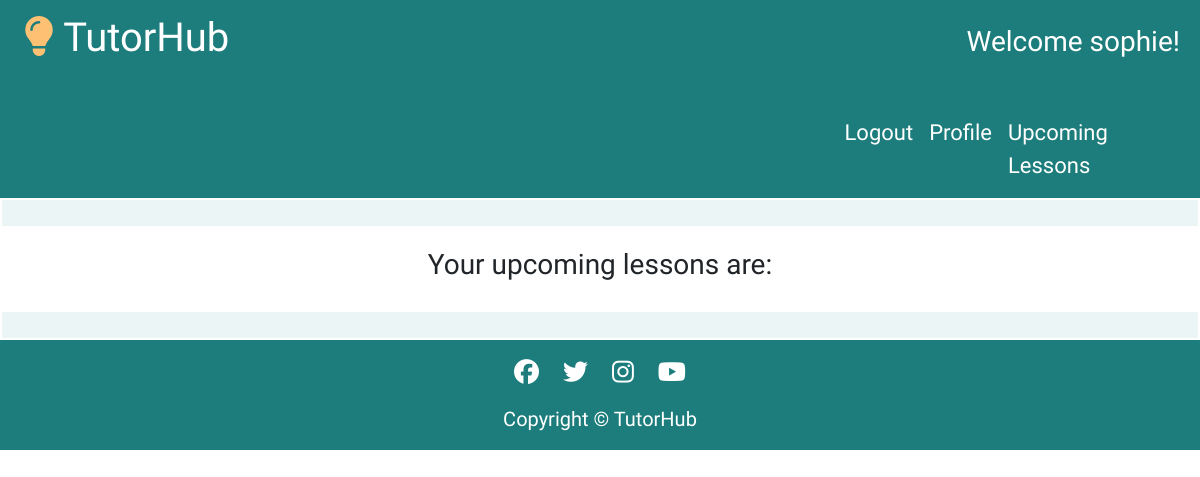
The page /profile/upcoming_lessons/ (signed in) on the database as committed earlier.
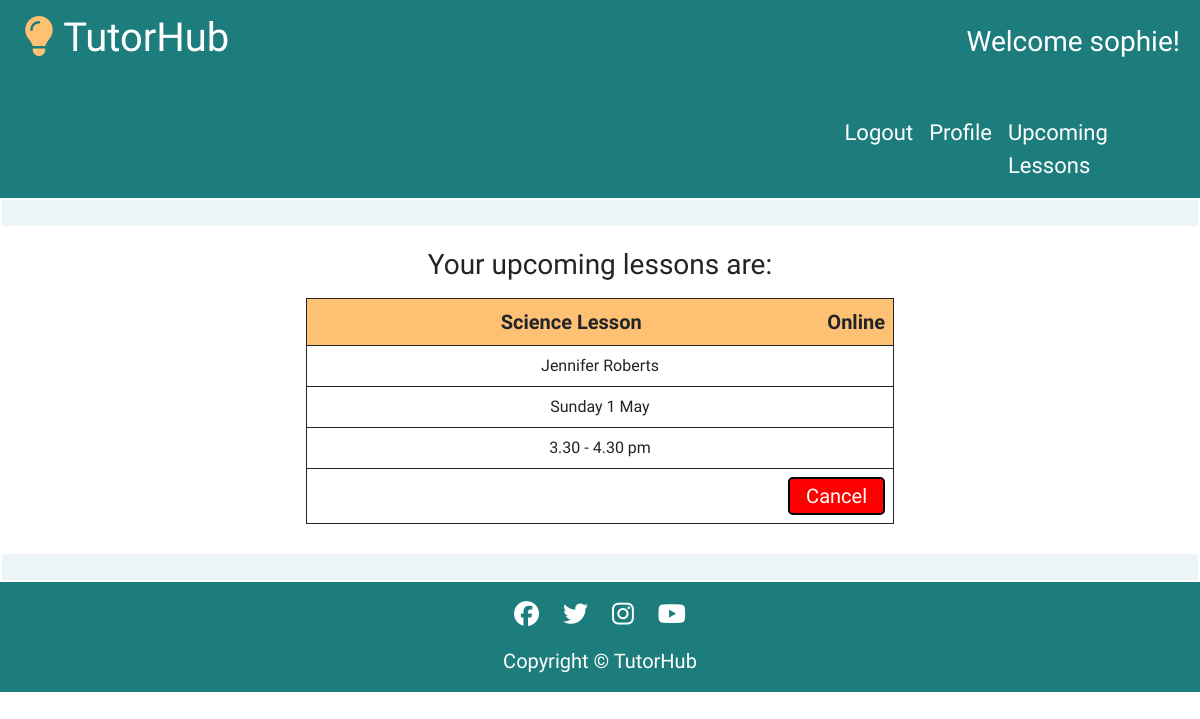
The same page on the database as committed later.
### tutorprofile/models.py (models this page shows, shortened)
class Booking(models.Model):
    date = models.CharField(max_length=50)
    time = models.CharField(max_length=50)
    tutor = models.CharField(max_length=50, null=True, blank=True)
    subject = models.CharField(max_length=50, null=True, blank=True)
    student = models.ForeignKey(User, on_delete=models.CASCADE)

### userprofile/views.py (the view)
# urls.py: path('upcoming_lessons/', views.upcoming_lessons, name='upcoming_lessons'),
@login_required
def upcoming_lessons(request):
    template = 'userprofile/upcoming_lessons.html'
    context = {
        'bookings': Booking.objects.filter(student=request.user),
    }
    return render(request, template, context)

### userprofile/templates/userprofile/upcoming_lessons.html (shortened to what this page needs)
{% extends "base.html" %}
{% load static %}
{% block content %}
<div class="row placeholder" id="placeholder-top">
</div>
<div class="container-fluid">
    <div class="row">
        <div class="col-12">
            <div class="row center">
                <h3>Your upcoming lessons are:</h3>
                {% for booking in bookings %}
                <div class="col-12">
                    <table class="table-space table-width-bookings">
                        <tr>
                            <td class="bold">{{ booking.subject }} Lesson <span class="type">Online</span></td>
                        </tr>
                        <tr>
                            <td>{{ booking.tutor }}</td>
                        </tr>
                        <tr>
                            <td class="booking-dates">{{ booking.date }}</td>
                        </tr>
                        <tr>
                            <td>{{ booking.time }}</td>
                        </tr>
                        <tr>
                            <td>
                                <button class="btn btn-delete btn-lg" value="{{ booking.id }}">Cancel</button>
                            </td>
                        </tr>
                    </table>
                </div>
            {% endfor %}
    </div>
</div>
<div class="row placeholder" id="placeholder-bottom">
</div>
{% endblock %}

Rows that differ between the two databases and show on the page:
added Booking: subject "Science", tutor "Jennifer Roberts", date "Sunday 1 May", time "3.30 - 4.30 pm", {{ booking.id }} 228 (drawn)
